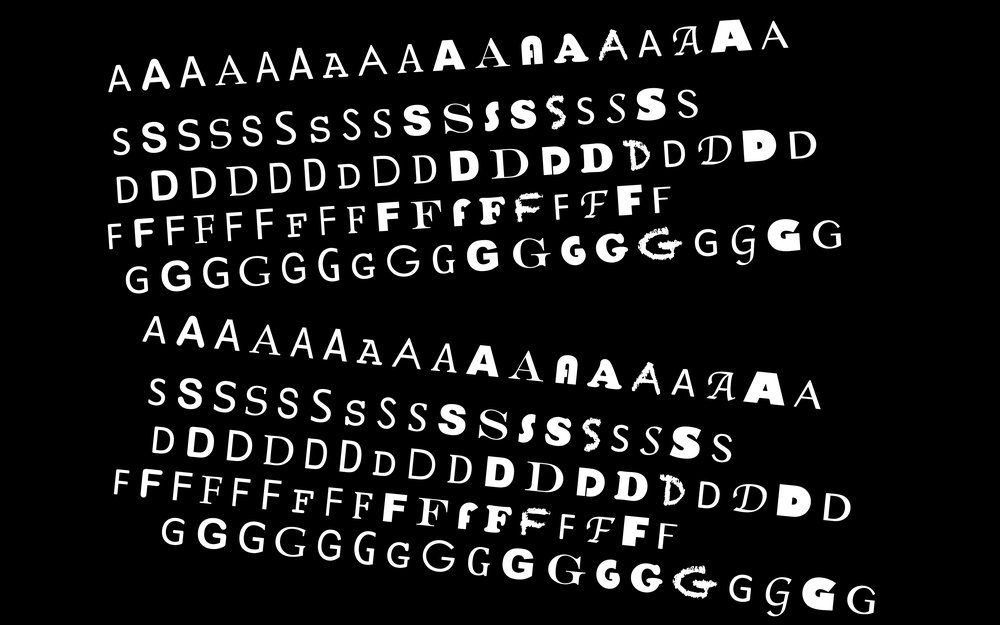
#> input picture T1/Training_01.png, 1000 x 625 px, shrunk from 3360 x 2100 before the run
$ python main.py
#> lines starting #> are read from the running program, lines starting #| are printed output that depends on the picture
### T1/char_classifier.py
import cv2
import math
import numpy as np
from collections import deque

"""""
This module contains functions for feature extraction & classification.
"""""


# Finds the boundary lines for each letter & draws them in a new image
def find_edges(segmented):
    height, width = segmented.shape
    output_img = cv2.drawContours(
        np.zeros((height, width)), cv2.findContours(
            segmented, cv2.RETR_EXTERNAL, cv2.CHAIN_APPROX_NONE)[0], -1, 255, 1)
    return np.uint8(output_img)


# Calculates the area for each letter
def find_area(components):
    labels, counts = np.unique(components, return_counts=True)
    areas_dict = dict(zip(labels, counts))
    # The background is discarded
    del areas_dict[0]
    # Really small areas are discarded as noise
    # (pieces of a letter that are barely separated from it)
    return {label: area for label, area in areas_dict.items() if area > 500}


# Calculates the perimeter for each letter
def find_perimeter(contours, components):
    labels, counts = np.unique(contours, return_counts=True)
    perimeters_dict = dict(zip(labels, counts))
    return {label: perimeters_dict[label] for label in components}


# Finds the coordinate of every pixel for each letter
def find_pixels(components):
    pixels_dict = {}
    height, width = components.shape
    for row in range(height):
        for px in range(width):
            if components[row][px]:
                if components[row][px] not in pixels_dict:
                    pixels_dict[components[row][px]] = deque()
                pixels_dict[components[row][px]].append((px, row))
    return pixels_dict


# Calculates the central moment of a letter, given r & s
def central_moment(r, s, centroid, pixels):
    return sum([((px[0] - centroid[0]) ** r) * ((px[1] - centroid[1]) ** s)
                for px in pixels])


# Calculates the eta moment of a letter, given r & s (Hu-Moments)
def eta_moment(r, s, centroid, pixels):
    t = (r + s / 2) + 1
    return central_moment(r, s, centroid, pixels) / (len(pixels) ** t)


# Calculates the Hu-Moments of a letter
def hu_moments(centroid, pixels, number):
    hu_m = 0
    if number == 1:
        hu_m = eta_moment(2, 0, centroid, pixels) + \
               eta_moment(0, 2, centroid, pixels)
    elif number == 2:
        hu_m = ((eta_moment(2, 0, centroid, pixels) -
                eta_moment(0, 2, centroid, pixels)) ** 2) + 4 * (
                eta_moment(1, 1, centroid, pixels) ** 2)
    elif number == 3:
        hu_m = ((eta_moment(3, 0, centroid, pixels) -
                 3 * eta_moment(1, 2, centroid, pixels)) ** 2) + \
               ((3 * eta_moment(2, 1, centroid, pixels) -
                 eta_moment(0, 3, centroid, pixels)) ** 2)
    elif number == 4:
        hu_m = ((eta_moment(3, 0, centroid, pixels) +
                 eta_moment(1, 2, centroid, pixels)) ** 2) + \
               ((eta_moment(2, 1, centroid, pixels) +
                 eta_moment(0, 3, centroid, pixels)) ** 2)
    elif number == 5:
        hu_m = (eta_moment(3, 0, centroid, pixels) -
                3 * eta_moment(1, 2, centroid, pixels)) * \
               (eta_moment(3, 0, centroid, pixels) +
                eta_moment(1, 2, centroid, pixels)) * (
                       ((eta_moment(3, 0, centroid, pixels) +
                         eta_moment(1, 2, centroid, pixels)) ** 2) - 3 *
                       ((eta_moment(2, 1, centroid, pixels) +
                         eta_moment(0, 3, centroid, pixels)) ** 2)) \
               + (3 * eta_moment(2, 1, centroid, pixels) -
                  eta_moment(0, 3, centroid, pixels)) * (
                       eta_moment(2, 1, centroid, pixels) +
                       eta_moment(0, 3, centroid, pixels)) * (
                       3 * ((eta_moment(3, 0, centroid, pixels) +
                             eta_moment(1, 2, centroid, pixels)) ** 2) -
                       ((eta_moment(2, 1, centroid, pixels) +
                         eta_moment(0, 3, centroid, pixels)) ** 2))
    elif number == 6:
        hu_m = (eta_moment(2, 0, centroid, pixels) -
                eta_moment(0, 2, centroid, pixels)) * (
                       ((eta_moment(3, 0, centroid, pixels) +
                         eta_moment(1, 2, centroid, pixels)) ** 2) -
                       ((eta_moment(2, 1, centroid, pixels) +
                         eta_moment(0, 3, centroid, pixels)) ** 2)) \
               + 4 * eta_moment(1, 1, centroid, pixels) * \
               (eta_moment(3, 0, centroid, pixels) +
                eta_moment(1, 2, centroid, pixels)) * (
                       eta_moment(2, 1, centroid, pixels) +
                       eta_moment(0, 3, centroid, pixels))
    elif number == 7:
        hu_m = (3 * eta_moment(2, 1, centroid, pixels) -
                eta_moment(0, 3, centroid, pixels)) * \
               (eta_moment(3, 0, centroid, pixels) +
                eta_moment(1, 2, centroid, pixels)) * (
                       ((eta_moment(3, 0, centroid, pixels) +
                         eta_moment(1, 2, centroid, pixels)) ** 2) - 3 *
                       ((eta_moment(2, 1, centroid, pixels) +
                         eta_moment(0, 3, centroid, pixels)) ** 2)) \
               - (eta_moment(3, 0, centroid, pixels) -
                  3 * eta_moment(1, 2, centroid, pixels)) * (
                       eta_moment(2, 1, centroid, pixels) +
                       eta_moment(0, 3, centroid, pixels)) * (
                       3 * ((eta_moment(3, 0, centroid, pixels) +
                             eta_moment(1, 2, centroid, pixels)) ** 2) -
                       ((eta_moment(2, 1, centroid, pixels) +
                         eta_moment(0, 3, centroid, pixels)) ** 2))
    return hu_m


# Normalizes the data
def normalize(train_data, test_data, features, method):
    for i, f in enumerate(features):
        current_feature = [comp['Features'][i] for comp in train_data]
        if method == 'range':
            norm_data = (min(current_feature), max(current_feature))
        else:
            avg = sum(current_feature) / len(current_feature)
            s_dev = math.sqrt(sum([(d - avg) ** 2 for d in current_feature]) /
                              (len(current_feature) - 1))
            norm_data = (avg, s_dev)
        for index, comp in enumerate(train_data):
            if method == 'range':
                train_data[index]['Features'][i] = \
                    (comp['Features'][i] - norm_data[0]) / \
                    (norm_data[1] - norm_data[0])
            else:
                train_data[index]['Features'][i] = \
                    (comp['Features'][i] - norm_data[0]) / norm_data[1]
        for letter in test_data:
            if method == 'range':
                test_data[letter][f] = \
                    (test_data[letter][f] - norm_data[0]) / \
                    (norm_data[1] - norm_data[0])
            else:
                test_data[letter][f] = (test_data[letter][f] - norm_data[0]) / \
                                       norm_data[1]


# Extracts selected features from each letter in an image
def extract_data(img, features):
    # Read the image
    image = cv2.imread(img, 0)

    # Image segmentation for binary images
    segmented_img = cv2.threshold(image, 0, 255, cv2.THRESH_BINARY)[1]

    # Draw image with edges (boundaries of each letter)
    edged_img = find_edges(segmented_img)

    # Find each letter in the segmented/edged image
    num_labels, labeled_img = cv2.connectedComponents(segmented_img)
    num_edges, contour_img = cv2.connectedComponents(edged_img)

    # Used for checking if each letter & it's contour are correct
    # check_components(labeled_img, contour_img, num_edges, duration=200)

    # Calculate the Area for each letter, discarding isolated pixels
    comp_areas = find_area(labeled_img)

    # Calculate the Perimeter for each letter previously detected
    comp_perimeters = find_perimeter(contour_img, comp_areas)

    # Get the pixels for each letter
    comp_pixels = find_pixels(labeled_img)

    # Basic data for each letter
    comp_dict = {
        comp: {'Area': comp_areas[comp], 'Perimeter': comp_perimeters[comp],
               'Pixels': comp_pixels[comp]} for comp in comp_areas}

    # Calculate Centroids
    for comp in comp_dict:
        current = comp_dict[comp]
        centroid_x = sum([x[0] for x in current['Pixels']]) / current['Area']
        centroid_y = sum([x[1] for x in current['Pixels']]) / current['Area']
        current['Centroid'] = (round(centroid_x, 2), round(centroid_y, 2))

    # Calculate Roundness
    if 'Roundness' in features:
        for comp in comp_dict:
            current = comp_dict[comp]
            current['Roundness'] = round((4 * current['Area'] * math.pi) / (
                    current['Perimeter'] ** 2), 3)

    # Calculate Hu-Moments
    if 'Hu_1' in features:
        for comp in comp_dict:
            current = comp_dict[comp]
            current['Hu_1'] = hu_moments(
                current['Centroid'], current['Pixels'], 1)
    if 'Hu_2' in features:
        for comp in comp_dict:
            current = comp_dict[comp]
            current['Hu_2'] = hu_moments(
                current['Centroid'], current['Pixels'], 2)
    if 'Hu_3' in features:
        for comp in comp_dict:
            current = comp_dict[comp]
            current['Hu_3'] = hu_moments(
                current['Centroid'], current['Pixels'], 3)
    if 'Hu_4' in features:
        for comp in comp_dict:
            current = comp_dict[comp]
            current['Hu_4'] = hu_moments(
                current['Centroid'], current['Pixels'], 4)
    if 'Hu_5' in features:
        for comp in comp_dict:
            current = comp_dict[comp]
            current['Hu_5'] = hu_moments(
                current['Centroid'], current['Pixels'], 5)
    if 'Hu_6' in features:
        for comp in comp_dict:
            current = comp_dict[comp]
            current['Hu_6'] = hu_moments(
                current['Centroid'], current['Pixels'], 6)
    if 'Hu_7' in features:
        for comp in comp_dict:
            current = comp_dict[comp]
            current['Hu_7'] = hu_moments(
                current['Centroid'], current['Pixels'], 7)

    return comp_dict, labeled_img


# Classifies a letter using the k-NN algorithm
def knn(k, letter, train_data):
    ordered = sorted(train_data, key=lambda x: np.linalg.norm(
        letter - x['Features']))
    neighbors = [n['Class'] for n in ordered[:k]]
    chosen = max(set(neighbors), key=neighbors.count)
    return chosen

### T1/utils.py
import cv2
import numpy as np
import matplotlib.pyplot as plt
import seaborn as sn
import pandas as pd

"""""
This module contains utilities for images/features visualization.
"""""


# Displays an image in OpenCV
# [4 lines left out: function show_img, not called in this run]


# Visualization of the classification results
def show_classes(img, classes):
    # Map component labels
    label_numbers = np.uint8(img)
    blank_ch = 255 * np.ones_like(label_numbers)
    classified_img = cv2.merge([label_numbers, blank_ch, blank_ch])

    # RGB display
    classified_img = cv2.cvtColor(classified_img, cv2.COLOR_HSV2BGR)

    # Set background & classes
    colors = {1: (0, 0, 255), 2: (0, 255, 255), 3: (255, 0, 0),
              4: (128, 0, 128), 5: (0, 255, 0)}
    classified_img[label_numbers != 0] = 0
    for c in classes:
        classified_img[label_numbers == c] = colors[classes[c]['Class']]
    classified_img[label_numbers == 0] = 0
    out = cv2.resize(classified_img, (1280, 720))
    cv2.imshow('classes.png', out)
    cv2.waitKey()


# Visualization of each letter detected in the image
# [50 lines left out: functions show_components, check_components, show_histogram, show_matrix, not called in this run]

### T1/main.py
import numpy as np
import char_classifier as cc
from collections import deque
from utils import show_classes


# Training classes & images
LETTERS = {1: 'A', 2: 'S', 3: 'D', 4: 'F', 5: 'G'}
TRAINING_1 = list(18 * '1') + list(18 * '2') + list(18 * '3') + \
                   list(17 * '4') + list(2 * '5') + list(1 * '4') + \
                   list(16 * '5') + list(17 * '1') + list(2 * '2') + \
                   list(1 * '1') + list(13 * '2') + list(2 * '3') + \
                   list(2 * '2') + list(1 * '3') + list(1 * '2') + \
                   list(9 * '3') + list(3 * '4') + list(2 * '3') + \
                   list(3 * '4') + list(3 * '3') + list(4 * '4') + \
                   list(1 * '3') + list(7 * '4') + list(3 * '5') + \
                   list(1 * '4') + list(15 * '5')
TRAINING_2 = list(18 * '1') + list(18 * '2') + list(18 * '3') + \
             list(18 * '4') + list(18 * '5') + list(18 * '1') + \
             list(18 * '2') + list(18 * '3') + list(18 * '4') + list(18 * '5')
TRAINING_CLASSES = [int(c) for c in TRAINING_1] + [int(c) for c in TRAINING_2]
TRAINING_IMAGES = ['Training_01.png', 'Training_02.png']
TESTING = list(18 * '1') + list(18 * '2') + list(18 * '3') + \
          list(18 * '4') + list(18 * '5') + list(18 * '1') + \
          list(18 * '2') + list(18 * '3') + list(18 * '4') + list(18 * '5')


# Trains the classifier with a list of images
def training(images, classes, features):
    _id = 0
    amount = len(images)
    data = deque()
    for image in images:
        print(f'Training {amount * "."}')
        # Extract important features for all letters in the image
        img_data, labeled_img = cc.extract_data(image, features)
#> in extract_data, image is the input picture: shape (625, 1000); min 0, max 255, mean 24.3
#> in extract_data, `num_labels, labeled_img = cv2.connectedComponents(segmented_img)`:
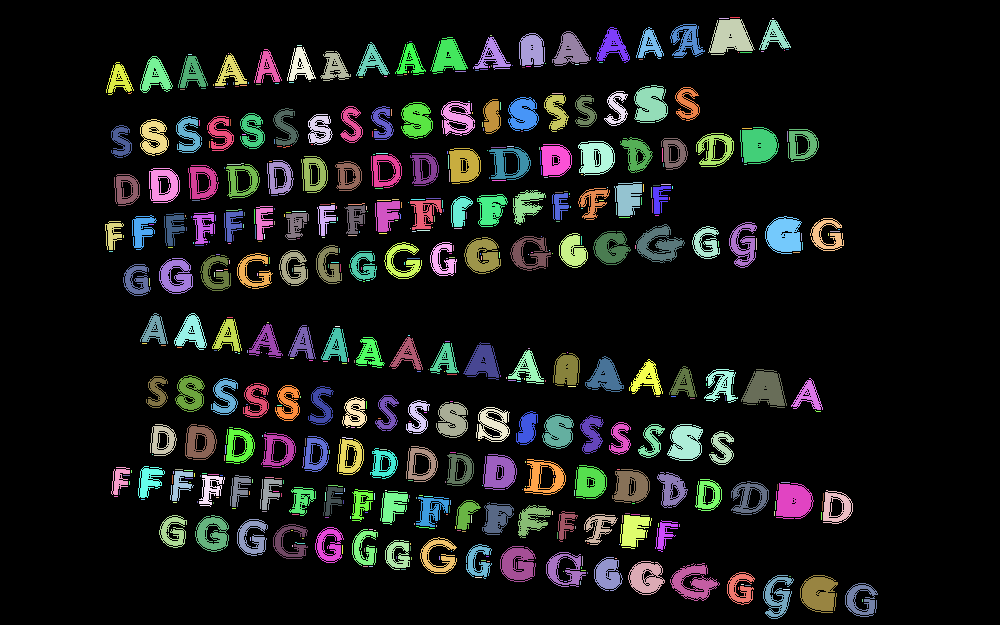
#> labeled_img: shape (625, 1000) int32; 592 distinct labels, from 0 to 591; one colour per label, 0 black
#> in extract_data, `num_labels, labeled_img = cv2.connectedComponents(segmented_img)`: num_labels = 592
#> in extract_data, `num_edges, contour_img = cv2.connectedComponents(edged_img)`: num_edges = 587
#> in find_area, `labels, counts = np.unique(components, return_counts=True)`: labels = 592 values from 0 to 591; counts = 592 values, max 523545 at index 0, min 1 at index 16, mean 1055.7
#> in find_area, `areas_dict = dict(zip(labels, counts))`: areas_dict = 592 items
#> in extract_data, `comp_areas = find_area(labeled_img)`: comp_areas = 95 items
#> in find_perimeter, `labels, counts = np.unique(contours, return_counts=True)`: labels = 587 values from 0 to 586; counts = 587 values, max 596718 at index 0, min 1 at index 16, mean 1064.7
#> in find_perimeter, `perimeters_dict = dict(zip(labels, counts))`: perimeters_dict = 587 items
#> in extract_data, `comp_perimeters = find_perimeter(contour_img, comp_areas)`: comp_perimeters = 95 items
#> after the loop in find_pixels, `for row in range(height):`: pixels_dict = 591 items
#> in extract_data, `comp_dict = { comp: {'Area': comp_areas[comp], 'Perimeter': comp_perim..`: comp_dict = 95 items
#> the loop in extract_data, `for comp in comp_dict:` made 95 passes
#> (comp, centroid_x, centroid_y) on passes 1 to 4: (3, 730, 36.82), (6, 686.3, 40.09), (7, 612.3, 45.6), (9, 570.4, 50.4)
#> the loop in extract_data, `for comp in comp_dict:` made 95 passes
#> comp on passes 1 to 4: 3, 6, 7, 9
#> the loop in extract_data, `for comp in comp_dict:` made 95 passes
#> comp on passes 1 to 4: 3, 6, 7, 9
#> the loop in extract_data, `for comp in comp_dict:` made 95 passes
#> comp on passes 22 to 25: 116, 122, 124, 126
        # Store data
        for letter in img_data:
            data.append(
                {'Features': np.array(
                    [img_data[letter][f] for f in img_data[letter] if f in
                     features]), 'Class': classes[_id]})
            _id += 1
#> this loop made 95 passes
        amount -= 1
        # show_components(labeled_img)
    print('Finished Training!')
    return data


# Applies the k-NN classifier to an image
def test_img(img_path, train_data, features, norm_method, k=5):
    print('Testing ..')
    # Extract important features for all letters in the image
    img_data, labeled_img = cc.extract_data(img_path, features)
#> call 3 of extract_data, with img = 'Testing.png'
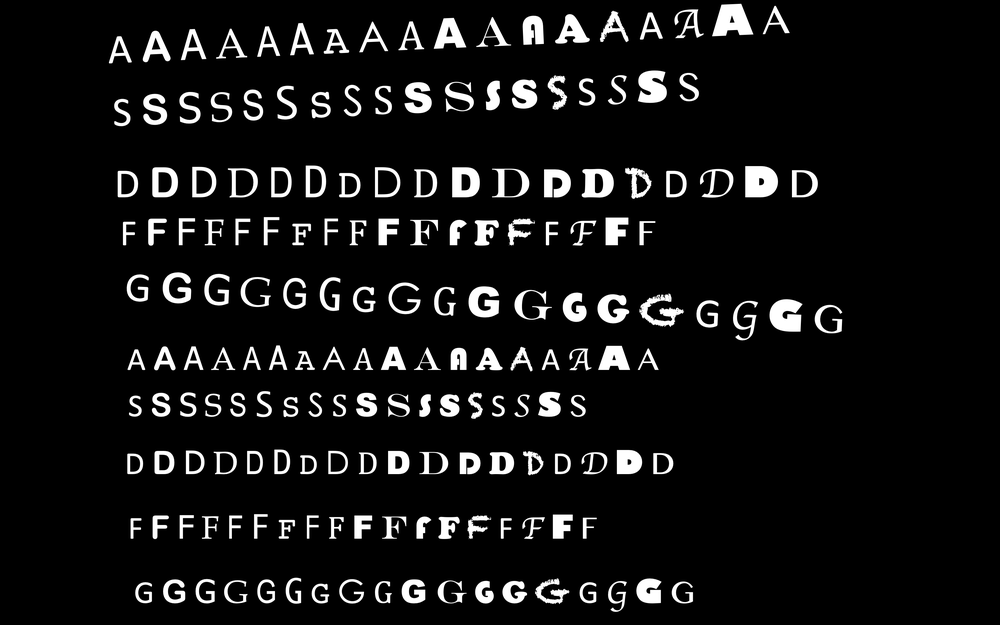
#> input picture T1/Testing.png, 1000 x 625 px, shrunk from 3360 x 2100 before the run
#> in extract_data, image is the input picture: shape (625, 1000); min 0, max 255, mean 19.4
#> the loop in extract_data (call 3), `for comp in comp_dict:` made 55 passes
    print(f'Detected {len(img_data)} Characters In Image')
#| Detected 55 Characters In Image
    # Normalization
    print('Testing .')
    cc.normalize(train_data, img_data, features, norm_method)
    # Classify each letter
    for letter in img_data:
        img_data[letter]['Class'] = cc.knn(
            k, np.array([img_data[letter][f] for f in img_data[letter] if f in
                         features]), train_data)
#> this loop made 55 passes
    print('Finished Testing!')
    # Calculate Accuracy
    correct_predictions = sum(
        [1 for x in zip([str(img_data[letter]['Class']) for letter in img_data],
                        TESTING) if x[0] == x[1]])
    accuracy = correct_predictions / len(TESTING)
    print(f'Total Accuracy: {round(accuracy * 100, 2)}%')
#| Total Accuracy: 7.22%
    # Visualize the results in the original image
    print('Classification:\n\nA: RED\nS: YELLOW\nD: BLUE\nF: PURPLE\nG: GREEN')
    show_classes(labeled_img, img_data)
#> the loop in show_classes, `for c in classes:` made 55 passes
#> after the loop in show_classes, `for c in classes:`:
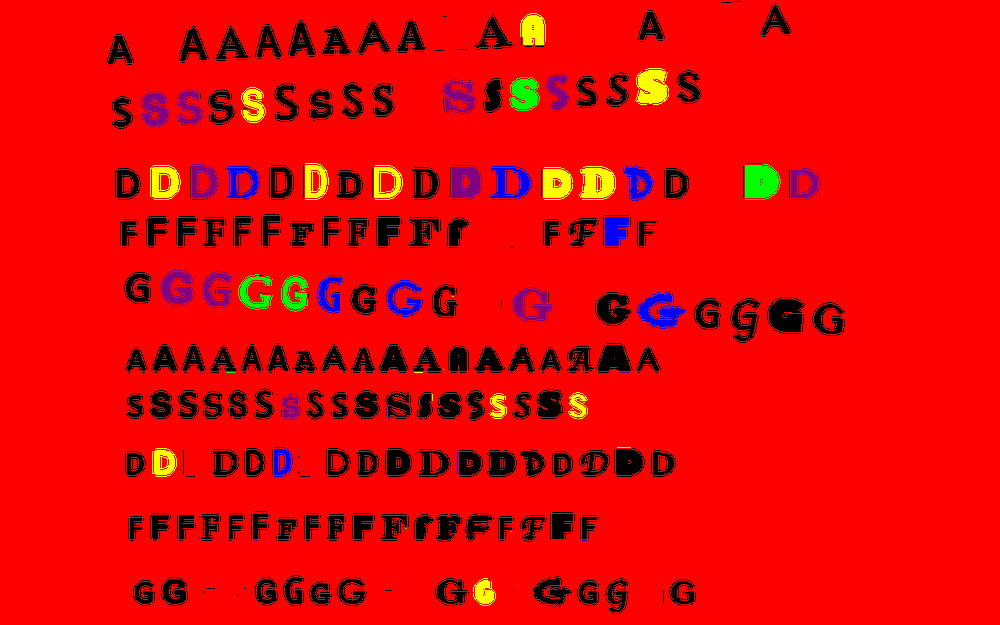
#> classified_img: shape (625, 1000, 3); mean B, G, R 3.3, 4, 229.6
#> in show_classes, `out = cv2.resize(classified_img, (1280, 720))`:
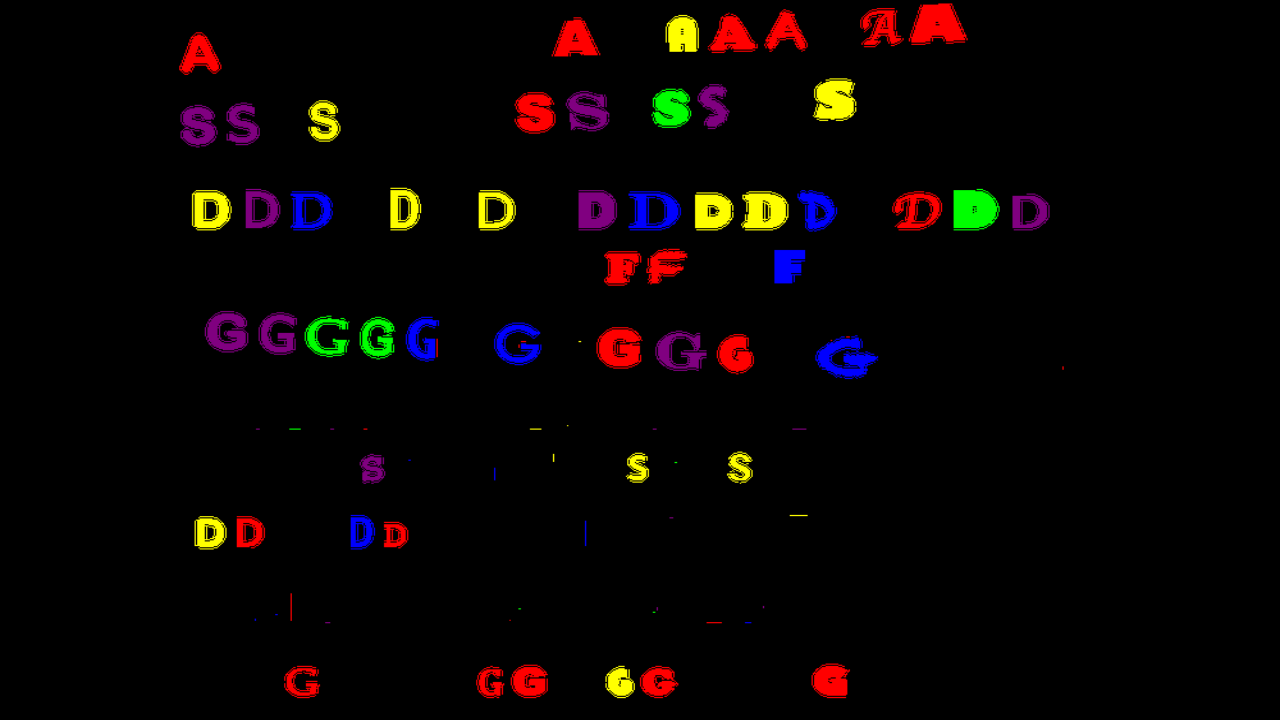
#> out: shape (720, 1280, 3); mean B, G, R 3.3, 4, 8.9


selected_features = ['Roundness', 'Hu_1', 'Hu_3', 'Hu_4', 'Hu_7']
training_data = training(TRAINING_IMAGES, TRAINING_CLASSES, selected_features)
test_img('Testing.png', training_data, selected_features, 'z_score', k=1)
"""""
for f in selected_features:
    show_histogram(training_data, selected_features, f)
"""""
"""""
results = []
for i in range(len(LETTERS)):
    results.append([int(x) for x in list(i * '0')] + [18] +
                   [int(x) for x in list((len(LETTERS) - i - 1) * '0')])
print(results)
show_matrix(results, LETTERS.values())
"""""
